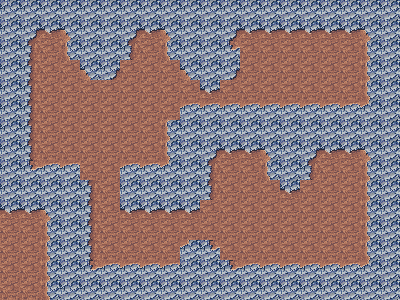

This is a level from a 2D game, rendered from its Tiled map with the project's own tilesets. A one-line summary and the complete map file follow:
An orthogonal 20x15 tile map with 20x20 px tiles, 1 tile layer (Tile Layer 1), 8 tilesets and 8 objects (8x Object).

<map version="1.0" orientation="orthogonal" renderorder="right-down" width="20" height="15" tilewidth="20" tileheight="20" nextobjectid="37">
 <tileset firstgid="1" name="MapTileSet" tilewidth="20" tileheight="20" tilecount="180" columns="10">
  <image source="../Textures/Map/MapTileSet3.png" width="200" height="360" />
  <tile id="19">
   <properties>
    <property name="Collidable" type="bool" value="true" />
   </properties>
  </tile>
  <tile id="49">
   <properties>
    <property name="Collidable" type="bool" value="true" />
   </properties>
  </tile>
  <tile id="92">
   <properties>
    <property name="Collidable" type="bool" value="true" />
   </properties>
  </tile>
 </tileset>
 <tileset firstgid="181" name="Floor_Lever_01" tilewidth="21" tileheight="21" tilecount="2" columns="2">
  <image source="../Textures/WorldObjects/Floor_Lever_01.png" width="42" height="21" />
 </tileset>
 <tileset firstgid="183" name="Gate_01" tilewidth="30" tileheight="45" tilecount="1" columns="1">
  <image source="../Textures/WorldObjects/Gate_01.png" width="30" height="45" />
 </tileset>
 <tileset firstgid="184" name="Door_01" tilewidth="30" tileheight="60" tilecount="1" columns="1">
  <image source="../Textures/WorldObjects/Door_01.png" width="30" height="60" />
 </tileset>
 <tileset firstgid="185" name="_Char_npc_01" tilewidth="31" tileheight="46" tilecount="1" columns="1">
  <image source="../Textures/Characters/spriteTest.png" width="31" height="46" />
 </tileset>
 <tileset firstgid="186" name="HealthPotion_01" tilewidth="20" tileheight="20" tilecount="1" columns="1">
  <image source="../Textures/Items/HealthPotion_01.png" width="20" height="25" />
 </tileset>
 <tileset firstgid="187" name="PlayerSprite" tilewidth="33" tileheight="27" tilecount="240" columns="8">
  <image source="../Textures/Characters/PlayerSprite.png" width="264" height="810" />
  <tile id="15">
   <animation>
    <frame tileid="8" duration="100" />
    <frame tileid="9" duration="100" />
    <frame tileid="10" duration="100" />
    <frame tileid="11" duration="100" />
    <frame tileid="12" duration="100" />
    <frame tileid="13" duration="100" />
    <frame tileid="14" duration="100" />
    <frame tileid="15" duration="100" />
   </animation>
  </tile>
 </tileset>
 <tileset firstgid="427" name="Pressure_Plate_01" tilewidth="22" tileheight="22" tilecount="2" columns="2">
  <image source="../Textures/WorldObjects/Pressure_Plate_01.png" width="44" height="22" />
 </tileset>
 <layer name="Tile Layer 1" width="20" height="15">
  <data encoding="csv">
50,50,50,50,50,50,50,50,50,50,50,50,50,50,50,50,50,50,50,50,
50,127,128,129,50,50,127,128,129,50,50,127,128,128,128,128,128,128,129,50,
50,137,60,139,50,50,137,60,139,50,50,147,60,60,60,60,60,60,139,50,
50,137,60,60,129,127,60,60,60,129,50,127,60,60,60,60,60,60,139,50,
50,137,60,60,60,60,60,60,60,60,128,60,60,60,60,60,60,60,139,50,
50,137,60,60,60,60,60,60,60,148,148,148,148,148,148,148,148,148,149,50,
50,137,60,60,60,60,60,60,139,50,50,50,50,50,50,50,50,50,50,50,
50,137,60,60,60,60,60,60,139,50,127,128,128,129,50,127,128,128,129,50,
50,147,148,148,60,60,148,148,149,50,137,60,60,139,50,137,60,60,139,50,
50,50,50,50,137,60,50,50,50,50,137,60,60,60,128,60,60,60,139,50,
125,125,126,50,137,60,128,128,128,128,60,60,60,60,60,60,60,60,139,50,
60,60,136,50,137,60,60,60,60,60,60,60,60,60,60,60,60,60,139,50,
60,60,136,50,137,60,60,60,60,149,147,60,60,60,60,60,60,60,139,50,
60,60,136,50,147,148,148,148,148,50,50,147,148,148,148,148,148,148,149,50,
60,60,136,50,50,50,50,50,50,50,50,50,50,50,50,50,50,50,50,50
</data>
 </layer>
 <objectgroup name="Object Layer 1">
  <object id="12" name="FloorLever" type="Object" gid="181" x="140" y="160" width="21" height="21">
   <properties>
    <property name="scriptPath" value="Assets/Scripts/Items.lua" />
    <property name="scriptTable" value="FloorLever" />
   </properties>
  </object>
  <object id="22" name="Load_Trigger" type="Object" gid="184" x="35" y="90" width="30" height="60">
   <properties>
    <property name="destinationCellId" value="Green_01_01" />
    <property name="destinationTriggerId" type="int" value="3" />
    <property name="scriptPath" value="Assets/Scripts/Items.lua" />
    <property name="scriptTable" value="CellLoadTrigger" />
   </properties>
  </object>
  <object id="24" name="guard" type="Object" gid="185" x="40" y="160" width="31" height="46">
   <properties>
    <property name="scriptPath" value="Assets/Scripts/Characters.lua" />
    <property name="scriptTable" value="guard" />
   </properties>
  </object>
  <object id="27" name="FloorLever" type="Object" gid="181" x="140" y="230" width="21" height="21">
   <properties>
    <property name="scriptPath" value="Assets/Scripts/Items.lua" />
    <property name="scriptTable" value="FloorLever" />
   </properties>
  </object>
  <object id="28" name="Trigger" type="Object" x="85" y="125" width="40" height="80">
   <properties>
    <property name="scriptPath" value="Assets/Scripts/Items.lua" />
    <property name="scriptTable" value="Trigger" />
   </properties>
  </object>
  <object id="31" name="Jug" type="Object" gid="186" x="340" y="180" width="20" height="20">
   <properties>
    <property name="scriptPath" value="Assets/Scripts/Items.lua" />
    <property name="scriptTable" value="Jug" />
   </properties>
  </object>
  <object id="35" name="Gate" type="Object" gid="183" x="90" y="210" width="30" height="45">
   <properties>
    <property name="observeFileID" type="int" value="12" />
    <property name="observeID" value="12,27,36" />
    <property name="scriptPath" value="Assets/Scripts/Items.lua" />
    <property name="scriptTable" value="Gate" />
   </properties>
  </object>
  <object id="36" name="PressurePlate" type="Object" gid="427" x="140" y="120" width="22" height="22">
   <properties>
    <property name="scriptPath" value="Assets/Scripts/Items.lua" />
    <property name="scriptTable" value="PressurePlate" />
   </properties>
  </object>
 </objectgroup>
</map>
